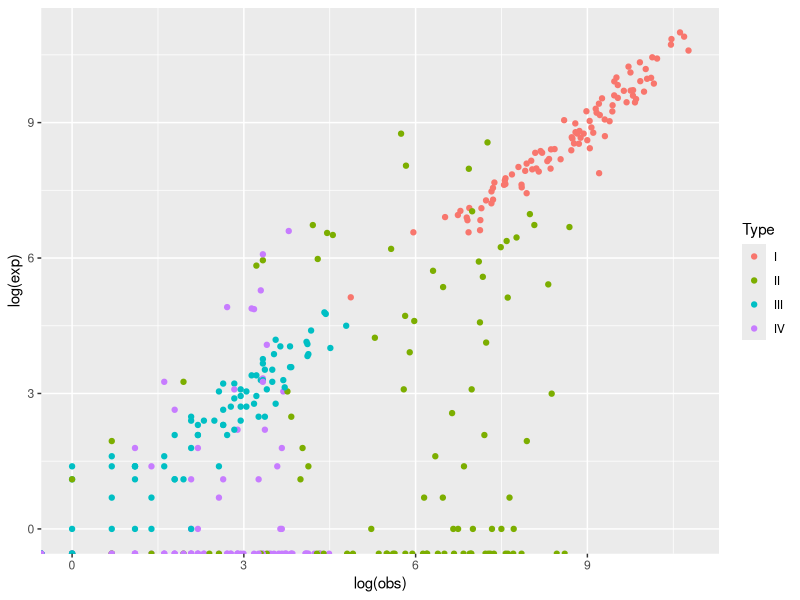

Recreate this plot in R.
## ---- chunk 1
knitr::opts_chunk$set(echo = TRUE)
library(MCMCpack)
library(tidyverse)

## ---- chunk 2
set.seed(108)
#Type I: high a, high biomass; low variance and high correlation
obs_I <- rnbinom(100, mu = 1e4, size = 1)
exp_I <- rnbinom(length(obs_I), mu = obs_I, size = 10)

#Type II: high a, low biomass; high variance and poor correlation
obs_II <- rnbinom(100, mu = 1e3, size = .5)
exp_II <- rnbinom(length(obs_II), mu = obs_II, size = .1)

#Type III: low a, high biomass; low variance and high correlation, but few reads
obs_III <- rnbinom(100, mu = 20, size = .5)
exp_III <- rnbinom(length(obs_III), mu = obs_III, size = 10)

#Type IV: low a, low biomass; high variance and poor correlation, but few reads
obs_IV <- rnbinom(100, mu = 20, size = 1)
exp_IV <- rnbinom(length(obs_IV), mu = obs_IV, size = .1)

data.frame(obs_I, exp_I, obs_II, exp_II, obs_III, exp_III, obs_IV, exp_IV) %>% 
  mutate(idx = 1:nrow(.)) %>% 
  pivot_longer(-idx) %>% 
  separate(name, into = c("name", "Type")) %>% 
  pivot_wider(names_from = name, values_from = value) %>% 
  ggplot(aes(x = log(obs), y = log(exp), color = Type)) +
    geom_point()
